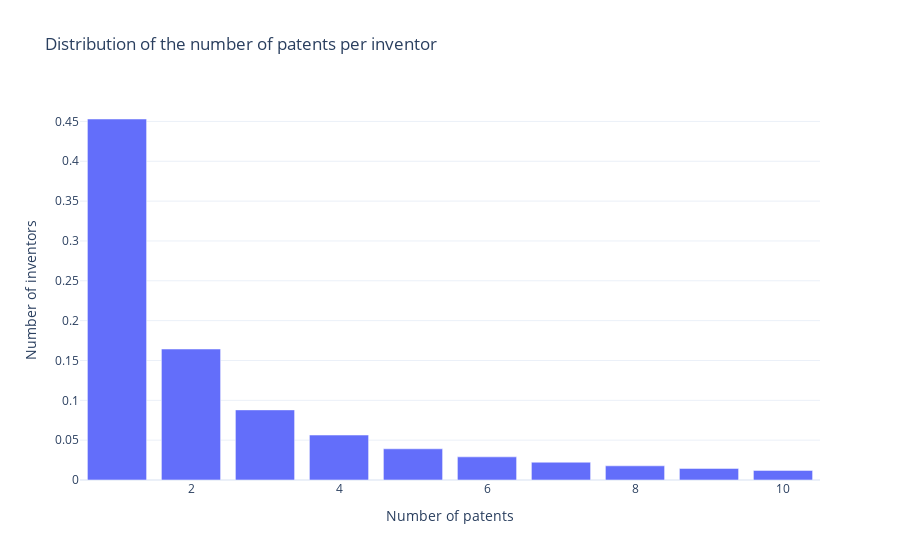

The code cell stored with this chart in its notebook:
### Markdown cell above
#### Cluster size distribution plot

### Code cell
summarizer.plot_cluster_size_distribution(range=(1,10))

### Figure 1 — Plotly figure (JSON) as saved in the notebook; plotly's stock layout.template omitted (floating-point values rounded to 4 significant figures)
{"data": [{"alignmentgroup": "True", "hovertemplate": "Number of patents=%{x}<br>Number of inventors=%{y}<extra></extra>", "legendgroup": "", "marker": {"color": "#636efa", "pattern": {"shape": ""}}, "name": "", "offsetgroup": "", "orientation": "v", "showlegend": false, "textposition": "auto", "type": "bar", "x": [1, 2, 3, 4, 5, 6, 7, 8, 9, 10], "xaxis": "x", "y": [0.453, 0.1644, 0.08799, 0.0564, 0.03915, 0.02904, 0.02233, 0.0178, 0.01453, 0.01207], "yaxis": "y"}], "layout": {"barmode": "relative", "legend": {"tracegroupgap": 0}, "title": {"text": "Distribution of the number of patents per inventor"}, "xaxis": {"anchor": "y", "domain": [0, 1], "title": {"text": "Number of patents"}}, "yaxis": {"anchor": "x", "domain": [0, 1], "title": {"text": "Number of inventors"}}}}
